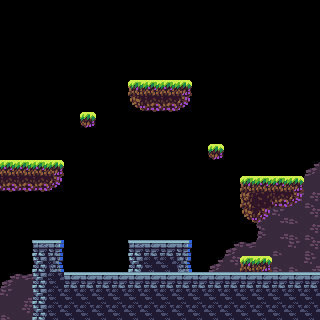

This game map was drawn from its Tiled (.tmx) file and the tilesets committed beside it. A one-line description and the full map source follow:
An orthogonal 20x20 tile map with 16x16 px tiles, 3 tile layers (bg_layer, wall_layer, fg_layer), 2 tilesets and 26 objects (spawn_point, winner_point, ready_zone, exit_room_zone).

<map version="1.5" tiledversion="1.7.0" orientation="orthogonal" renderorder="right-down" width="20" height="20" tilewidth="16" tileheight="16" infinite="0" nextlayerid="7" nextobjectid="20">
 <editorsettings>
  <export target="endingRoom.json" format="json" />
 </editorsettings>
 <tileset firstgid="1" name="forestTileSet" tilewidth="16" tileheight="16" tilecount="48" columns="8">
  <image source="forestTileSet.png" width="128" height="96" />
  <tile id="0">
   <objectgroup draworder="index" id="2">
    <object id="1" x="0" y="0" width="16" height="16" />
   </objectgroup>
  </tile>
  <tile id="1">
   <objectgroup draworder="index" id="2">
    <object id="1" x="0" y="0" width="16" height="16" />
   </objectgroup>
  </tile>
  <tile id="2">
   <objectgroup draworder="index" id="2">
    <object id="1" x="0" y="0" width="16" height="16" />
   </objectgroup>
  </tile>
  <tile id="3">
   <objectgroup draworder="index" id="2">
    <object id="1" x="0" y="0" width="16" height="16" />
   </objectgroup>
  </tile>
  <tile id="4">
   <objectgroup draworder="index" id="2">
    <object id="1" x="0" y="0" width="16" height="16" />
   </objectgroup>
  </tile>
  <tile id="8">
   <objectgroup draworder="index" id="2">
    <object id="1" x="0" y="0" width="16" height="16" />
   </objectgroup>
  </tile>
  <tile id="9">
   <objectgroup draworder="index" id="2">
    <object id="1" x="0" y="0" width="16" height="16" />
   </objectgroup>
  </tile>
  <tile id="10">
   <objectgroup draworder="index" id="2">
    <object id="1" x="0" y="0" width="16" height="16" />
   </objectgroup>
  </tile>
  <tile id="16">
   <objectgroup draworder="index" id="2">
    <object id="1" x="2" y="0" width="14" height="15" />
   </objectgroup>
  </tile>
  <tile id="17">
   <objectgroup draworder="index" id="2">
    <object id="1" x="0" y="0" width="16" height="16" />
   </objectgroup>
  </tile>
  <tile id="18">
   <objectgroup draworder="index" id="2">
    <object id="1" x="0" y="0" width="14" height="15" />
   </objectgroup>
  </tile>
  <tile id="19">
   <objectgroup draworder="index" id="2">
    <object id="1" x="0" y="0" width="16" height="16" />
   </objectgroup>
  </tile>
  <tile id="20">
   <objectgroup draworder="index" id="2">
    <object id="1" x="0" y="0" width="16" height="16" />
   </objectgroup>
  </tile>
  <tile id="21">
   <objectgroup draworder="index" id="2">
    <object id="1" x="0" y="0" width="16" height="16" />
   </objectgroup>
  </tile>
  <tile id="29">
   <objectgroup draworder="index" id="2">
    <object id="1" x="0" y="0" width="16" height="16" />
   </objectgroup>
  </tile>
  <tile id="30">
   <objectgroup draworder="index" id="2">
    <object id="1" x="0" y="0" width="16" height="16" />
   </objectgroup>
  </tile>
  <tile id="31">
   <objectgroup draworder="index" id="2">
    <object id="1" x="0" y="0" width="16" height="16" />
   </objectgroup>
  </tile>
  <tile id="37">
   <objectgroup draworder="index" id="2">
    <object id="1" x="0" y="0" width="16" height="16" />
   </objectgroup>
  </tile>
  <tile id="38">
   <objectgroup draworder="index" id="2">
    <object id="1" x="0" y="0" width="16" height="16" />
   </objectgroup>
  </tile>
  <tile id="39">
   <objectgroup draworder="index" id="2">
    <object id="1" x="0" y="0" width="16" height="16" />
   </objectgroup>
  </tile>
 </tileset>
 <tileset firstgid="49" name="ghost_tileset" tilewidth="16" tileheight="16" tilecount="0" columns="16">
  <image source="ghost_tileset.png" width="256" height="256" />
 </tileset>
 <layer id="3" name="bg_layer" width="20" height="20">
  <data encoding="csv">
0,0,0,0,0,0,0,0,0,0,0,0,0,0,0,0,0,0,0,0,
0,0,0,0,0,0,0,0,0,0,0,0,0,0,0,0,0,0,0,0,
0,0,0,0,0,0,0,0,0,0,0,0,0,0,0,0,0,0,0,0,
0,0,0,0,0,0,0,0,0,0,0,0,0,0,0,0,0,0,0,0,
0,0,0,0,0,0,0,0,0,0,0,0,0,0,0,0,0,0,0,0,
0,0,0,0,0,0,0,0,0,0,0,0,0,0,0,0,0,0,0,0,
0,0,0,0,0,0,0,0,0,0,0,0,0,0,0,0,0,0,0,0,
0,0,0,0,0,0,0,0,0,0,0,0,0,0,0,0,0,0,0,0,
0,0,0,0,0,0,0,0,0,0,0,0,0,0,0,0,0,0,0,0,
0,0,0,0,0,0,0,0,0,0,0,0,0,0,0,0,0,0,0,0,
0,0,0,0,0,0,0,0,0,0,0,0,0,0,0,0,0,0,0,25,
0,0,0,0,0,0,0,0,0,0,0,0,0,0,0,0,0,0,25,34,
0,0,0,0,0,0,0,0,0,0,0,0,0,0,0,0,34,34,29,44,
0,0,0,0,0,0,0,0,0,0,0,0,0,0,0,0,33,45,36,29,
0,0,0,0,0,0,0,0,0,0,0,0,0,0,0,0,33,37,36,44,
0,0,0,0,0,0,0,0,0,0,0,0,0,0,25,26,34,36,28,44,
0,0,0,0,0,0,0,0,0,0,0,0,0,25,29,44,29,36,36,45,
25,26,28,0,0,0,0,0,0,0,0,0,0,0,0,0,0,0,0,0,
28,37,36,0,0,0,0,0,0,0,0,0,0,0,0,0,0,0,0,0,
36,29,44,0,0,0,0,0,0,0,0,0,0,0,0,0,0,0,0,0
</data>
 </layer>
 <layer id="1" name="wall_layer" width="20" height="20">
  <data encoding="csv">
0,0,0,0,0,0,0,0,0,0,0,0,0,0,0,0,0,0,0,0,
0,0,0,0,0,0,0,0,0,0,0,0,0,0,0,0,0,0,0,0,
0,0,0,0,0,0,0,0,0,0,0,0,0,0,0,0,0,0,0,0,
0,0,0,0,0,0,0,0,0,0,0,0,0,0,0,0,0,0,0,0,
0,0,0,0,0,0,0,0,0,0,0,0,0,0,0,0,0,0,0,0,
0,0,0,0,0,0,0,0,1,2,2,3,0,0,0,0,0,0,0,0,
0,0,0,0,0,0,0,0,0,0,0,0,0,0,0,0,0,0,0,0,
0,0,0,0,0,22,0,0,0,0,0,0,0,0,0,0,0,0,0,0,
0,0,0,0,0,0,0,0,0,0,0,0,0,0,0,0,0,0,0,0,
0,0,0,0,0,0,0,0,0,0,0,0,0,22,0,0,0,0,0,0,
2,2,2,3,0,0,0,0,0,0,0,0,0,0,0,0,0,0,0,0,
0,0,0,0,0,0,0,0,0,0,0,0,0,0,0,1,2,2,3,0,
0,0,0,0,0,0,0,0,0,0,0,0,0,0,0,9,10,0,0,0,
0,0,0,0,0,0,0,0,0,0,0,0,0,0,0,0,0,0,0,0,
0,0,0,0,0,0,0,0,0,0,0,0,0,0,0,0,0,0,0,0,
0,0,30,32,0,0,0,0,30,31,31,32,0,0,0,0,0,0,0,0,
0,0,38,40,0,0,0,0,38,39,39,40,0,0,0,1,3,0,0,0,
0,0,38,39,31,31,31,31,31,31,31,31,31,31,31,31,31,31,31,31,
0,0,38,39,39,39,39,39,39,39,39,39,39,39,39,39,39,39,39,39,
0,0,38,39,39,39,39,39,39,39,39,39,39,39,39,39,39,39,39,39
</data>
 </layer>
 <layer id="6" name="fg_layer" width="20" height="20">
  <data encoding="csv">
0,0,0,0,0,0,0,0,0,0,0,0,0,0,0,0,0,0,0,0,
0,0,0,0,0,0,0,0,0,0,0,0,0,0,0,0,0,0,0,0,
0,0,0,0,0,0,0,0,0,0,0,0,0,0,0,0,0,0,0,0,
0,0,0,0,0,0,0,0,0,0,0,0,0,0,0,0,0,0,0,0,
0,0,0,0,0,0,0,0,0,0,0,0,0,0,0,0,0,0,0,0,
0,0,0,0,0,0,0,0,0,0,0,0,0,0,0,0,0,0,0,0,
0,0,0,0,0,0,0,0,17,18,18,19,0,0,0,0,0,0,0,0,
0,0,0,0,0,0,0,0,0,0,0,0,0,0,0,0,0,0,0,0,
0,0,0,0,0,0,0,0,0,0,0,0,0,0,0,0,0,0,0,0,
0,0,0,0,0,0,0,0,0,0,0,0,0,0,0,0,0,0,0,0,
0,0,0,0,0,0,0,0,0,0,0,0,0,0,0,0,0,0,0,0,
18,18,18,19,0,0,0,0,0,0,0,0,0,0,0,0,0,0,0,0,
0,0,0,0,0,0,0,0,0,0,0,0,0,0,0,0,0,18,19,0,
0,0,0,0,0,0,0,0,0,0,0,0,0,0,0,17,19,0,0,0,
0,0,0,0,0,0,0,0,0,0,0,0,0,0,0,0,0,0,0,0,
0,0,0,0,0,0,0,0,0,0,0,0,0,0,0,0,0,0,0,0,
0,0,0,0,0,0,0,0,0,0,0,0,0,0,0,0,0,0,0,0,
0,0,0,0,0,0,0,0,0,0,0,0,0,0,0,0,0,0,0,0,
0,0,0,0,0,0,0,0,0,0,0,0,0,0,0,0,0,0,0,0,
0,0,0,0,0,0,0,0,0,0,0,0,0,0,0,0,0,0,0,0
</data>
 </layer>
 <objectgroup id="2" name="info_layer">
  <object id="1" name="spawn_point" x="133.69" y="205.882">
   <point />
  </object>
  <object id="8" name="winner_point" x="248.128" y="144.92">
   <point />
  </object>
 </objectgroup>
 <objectgroup id="4" name="sensor_layer" visible="0">
  <object id="7" name="ready_zone" x="266.311" y="189.84" width="54.0107" height="85.5616" />
  <object id="10" name="exit_room_zone" x="-5.88235" y="280.749" width="44.385" height="42.246" />
 </objectgroup>
 <objectgroup id="5" name="text_layer">
  <object id="18" x="202.811" y="222.129" width="28.6022" height="14.5657">
   <text fontfamily=".AppleSystemUIFont" pixelsize="10" wrap="1">ready</text>
  </object>
  <object id="19" x="40.5117" y="222.664" width="17.3723" height="14.5657">
   <text fontfamily=".AppleSystemUIFont" pixelsize="10" wrap="1">exit</text>
  </object>
 </objectgroup>
</map>
